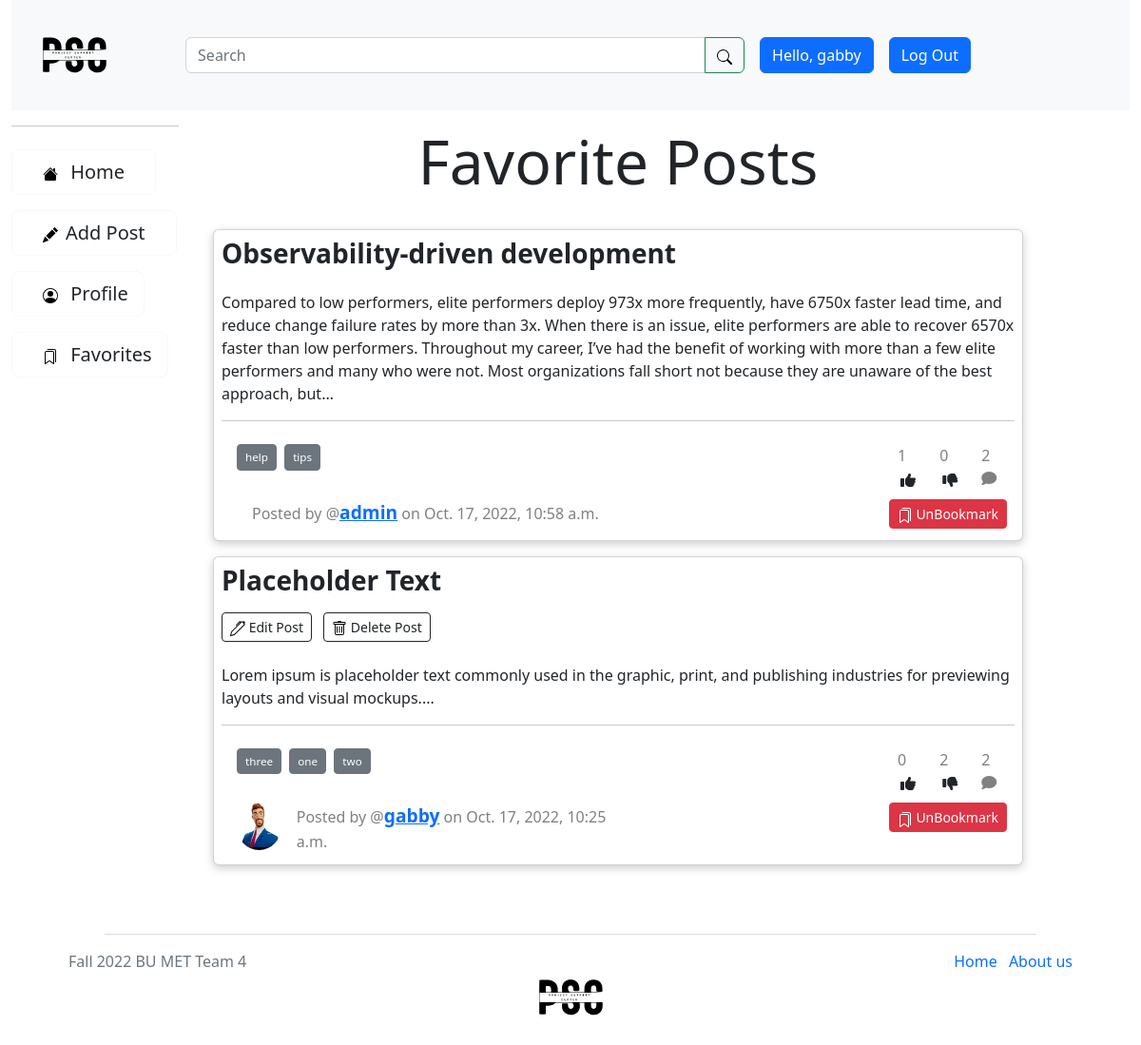
Screenshot of /profile/gabby/favorites (signed in) with the database file from the repository.
### pscmodels/models.py (models this page shows, shortened)
class User(AbstractUser):
    CATEGORY = [
        ('Student', 'Student'),
        ('Faculty', 'Faculty'),
    ]
    role = models.CharField(max_length=7, choices=CATEGORY, default='Student')
    def __str__(self):
        return self.username

class Posts(models.Model):
    CATEGORY = [
        ('TU', 'Tutorial'),
        ('BL', 'Blog'),
        ('TP', 'Tip'),
        ('AT', 'Article'),
        ('QU', 'Question'),
    ]
    creator = models.ForeignKey(settings.AUTH_USER_MODEL, on_delete=models.CASCADE)
    title = models.CharField(max_length=150)
    content = models.TextField()
    category = models.CharField(max_length=2, choices=CATEGORY, default='QU', )
    image_file = models.ImageField(upload_to='img/post/', blank=True, null=True)
    slug = models.SlugField(unique=True)
    date = models.DateTimeField(auto_now_add=True)
    upvotes = models.IntegerField(default=0)
    downvotes = models.IntegerField(default=0)
    votes = models.ManyToManyField(settings.AUTH_USER_MODEL, related_name="votes", default=None, blank=True)
    shares = models.IntegerField(default=0)
    tags = TaggableManager()
    favorites = models.ManyToManyField(settings.AUTH_USER_MODEL, related_name="favorite", default=None, blank=True)
    class Meta:
        ordering = ['-date']

class Profile(models.Model):
    user = models.OneToOneField(User, on_delete=models.CASCADE, blank=True, null=True)
    bio = models.CharField(max_length=150, blank=True, null=True)
    profile_pic = models.ImageField(default ='default_pic.jpg', upload_to='img/profile_pic/', blank=True, null=True)
    facebook_url = models.CharField(max_length=250,blank = True, null=True)
    github_url = models.CharField(max_length=250,blank = True, null=True)
    twitter_url = models.CharField(max_length=250,blank = True, null=True)
    website_url = models.CharField(max_length=250,blank = True, null=True)
    linkedin_url = models.CharField(max_length=250,blank = True, null=True)

### manageaccounts/views.py (the view)
# urls.py: path("profile/<str:username>/favorites", views.bookmark, name="bookmark"),
def bookmark(request, username):
    if request.user.is_authenticated:
        favorites = Posts.objects.filter(favorites=request.user).all()
        return render(request, "manageaccounts/favorites.html", {
            "favorites": favorites,
    })

### manageaccounts/templates/manageaccounts/favorites.html (shortened to what this page needs)
{% extends 'base.html' %}
{% block content %}
{% load static %}
<div class = 'container-fluid'>
  <div class="row align-items-center justify-content-center">
    <figure class="text-center">
      <h1 class="display-3 mt-3">Favorite Posts</h1>
  </figure>
    {% for post in favorites %}
      {% block feeds %}
        {% include 'post/feeds.html' %}
      {% endblock %}
    {% endfor %}
  </div>
  <div class="row">
    <nav aria-label="Page navigation example">
      </nav>
</div>
</div>
{% endblock %}

### templates/base.html (shortened to what this page needs)
{% load static %}
<!DOCTYPE html>
<html lang="en">
    <head>
        <link href="https://cdn.jsdelivr.net/npm/bootstrap@5.2.1/dist/css/bootstrap.min.css" rel="stylesheet">
    </head>
  <body style="min-width: 550px">
    <div class="container-fluid">
        <div class="row">
            <div class="col">
                <div class = 'container-fluid'>
                    <div class="row">
                        <nav class="navbar navbar-expand-lg bg-light">
                            <div class="col d-flex justify-content-start ps-3">
                                <a href="/"><img height="100" src="{% static 'svgs/Project-Suppo.svg' %}" alt="logo"/></a>
                            </div>
                            <form class="form-inline col-6 align-items-center" action="{% url 'search' %}" method="get">
                                <div class="input-group rounded ">
                                    <input class="form-control mr-sm-2" type="search" placeholder="Search" aria-label="Search" name="search">
                                    <button class="btn btn-outline-success my-2 my-sm-0" type="submit"><img src="{% static 'svgs/search.svg' %}" alt="search" ></button>
                                </div>
                            </form>
                            {% if user.is_authenticated %}
                            <div class="collapse navbar-collapse" id="navbarSupportedContent" data-toggle="collapse" data-target=".navbar-collapse">
                                <ul class="navbar-nav me-auto mb-2 mb-lg-0">
                                    <li class="nav-item">
                                    <a class="nav-link" href="#">
                                        <a class="btn btn-primary mb-3 ms-3" >Hello, {{ user.username}}</a>
                                    </a>
                                    </li>
                                    <li class="nav-item" >
                                        <a class="nav-link" href="#">
                                            <a id='logout' class="btn btn-primary mb-3 ms-3" href="{% url 'logout'%}" role="button">Log Out</a>
                                        </a>
                                    </li>
                                </ul>
                            </div>
                            {% endif %}
                        </nav>
                    </div>
                </div>
            </div>
        </div>
        <div class="row">
            <div class="col-2">
                <hr>
                <div class="d-flex flex-column">
                    <div class="py-2">
                        <button class="btn btn-outline-light btn-lg">
                            <div class="d-none d-lg-block">
                                <a class="text-decoration-none text-dark px-3 hidden-sm" href="{% url 'home'%}">
                                    <img class="pe-2" src="{% static 'icons/house-fill.svg' %}" alt="">
                                    Home
                                </a>
                            </div>
                        </button>
                    </div>
                    <div class="py-2">
                        <button id="addPost" class="btn btn-outline-light btn-lg">
                            <div class="d-none d-lg-block">
                                <a class="text-decoration-none text-dark px-3" href="{% url 'addProject' %}">
                                    <img class="pe-2" src="{% static 'icons/pencil-fill.svg' %}" alt="">Add Post</a>
                            </div>
                        </button>
                    </div>
                        {% if user.is_authenticated %}
                        <div class="py-2">
                            <button class="btn btn-outline-light btn-lg">
                                <div class="d-none d-lg-block">
                                    <a class="text-decoration-none text-dark ps-3" href="{% url 'profile' user.username %}">
                                        <img class="pe-2" src="{% static 'icons/person-circle.svg' %}" alt=""> Profile </a>
                                </div>
                            </button>
                        </div>
                        <div class="py-2">
                            <button class="btn btn-outline-light btn-lg">
                                <div class="d-none d-lg-block">
                                    <a id='favorites' class="text-decoration-none text-dark ps-3" href="{% url 'bookmark' user.username %}">
                                        <img class="pe-2" src="{% static 'icons/bookmarks.svg' %}" alt=""> Favorites </a>
                                </div>
                            </button>
                        </div>
                        {% endif %}
                </div>
            </div>
            <div class="col-9">
                {% block content %}
                {% endblock %}
            </div>
        </div>
        <footer class="mt-5">
            <div class="container-fluid text-secondary">
              <div class="row justify-content-center">
                <hr class="col-10">
              </div>
              <div class="row px-5">
                <div class="col-4 d-flex justify-content-start"><p>Fall 2022 BU MET Team 4</p></div>
                <div class="col-4 d-flex justify-content-center"><img height="100" src="{% static 'svgs/Project-Suppo.svg' %}" alt="logo"/></div>
                <div class="col-4 d-flex justify-content-end">
                  <div style="list-style: none">
                    <span><a style="text-decoration: none; padding-left:8px" href="#">Home</a></span>
                    <span><a style="text-decoration: none; padding-left:8px" href="{% url 'aboutUs' %}">About us</a></span>
                  </div>
                </div>
              </div>
            </div>
        </footer>
    </div>
</body>
</html>

### post/templates/post/feeds.html (shortened to what this page needs)
{% block feeds %}
{% load static %}
<div id="post" >
    <div class="card bg-white p-2 my-2" style="box-shadow: 0 3px 10px rgb(0 0 0 / 0.2);">
      <h3 class="card-title" >
        <a class="text-dark" data-bs-toggle="tooltip" data-bs-title="click to view post" style="text-decoration: none;" href="{% url 'postDetail' post.pk %}">
            <strong id="post_title">{{ post.title}}</strong>
        </a>
    </h3>
      {% if user == post.creator %}
      <div>
        <a href="{% url 'editPost' post.pk %}" class="btn btn-outline-dark btn-sm my-2 me-2">
          <img src="{% static 'svgs/pen.svg' %}" /> Edit Post
        </a>
        <a class="btn btn-outline-dark btn-sm my-2 me-2" data-bs-toggle="modal" data-bs-target="#exampleModal">
          <img src="{% static 'svgs/trash.svg' %}" /> Delete Post
        </a>
      </div>
      {% endif %}
      <div id="post_content" style="padding-left:0px; padding-top: 15px;">{{ post.content|slice:":450"|safe}}...</div>
      <hr>
      <div class = "container m-1" style="color:gray; min-width: -webkit-fill-available;">
        <div class="row">
          <div class="col-10">
            {% for tag in post.tags.all %}
            <a class="btn btn-secondary btn-sm post_tag me-1 mt-1" href="{% url 'tagged' tag.slug %}" role="button"><div style="font-size: smaller;">{{ tag.name }}</div></a>
            {% endfor %}
          </div>
          <div class="col mt-1">
            <div class="d-flex justify-content-end ">
              <div class="pr-2">
                <span id="i_like_this"><span id="up-{{post.id}}">{{post.upvotes}}</span></span>
                <a {% if request.user.is_authenticated %}
                  class="btn btn-link text-dark p-0 border-0 btn-outline-light thumbaction" {% else %}
                  href="#" class="btn btn-link text-dark p-0 border-0 btn-outline-light"
                  {% endif %} value="thumbsup" data-value="{{post.id}}" data-toggle="tooltip" title="I like this" role="button">
                  <span style="padding:3px"><i id="thumbsup" width="1.4em" height="1.4em" class="fa fa-thumbs-up"></i></span>
                </a>
              </div>
              <div class="pr-2" style="padding-left:12px">
                <span id="down-{{post.id}}">{{post.downvotes}}</span>
                <a {% if request.user.is_authenticated %}
                  class="btn btn-link text-dark p-0 border-0 btn-outline-light thumbaction" {% else %}
                  href="#" class="btn btn-link text-dark p-0 border-0 btn-outline-light"
                  {% endif %} value="thumbsdown" data-value="{{post.id}}" data-toggle="tooltip" title="I dont like this" role="button">
                  <span style="padding:3px"><i id="thumbsdown" width="1.4em" height="1.4em" class="fa fa-thumbs-down"></i></span>
                </a>
              </div>
              <div class="pr-2" style="padding-left:12px">
                <span>{{post.comments.count}}</span>
                <span><i class="fa fa-comment"></i></span>
              </div>
            </div>
          </div>
        </div>
        <div class="row mt-2">
          <div class="col">
            <div class="d-flex justify-content-start">
              {% if post.creator.profile.profile_pic %}
              <img
                src="{{ post.creator.profile.profile_pic.url }}"
                class="rounded-circle"
                height=50
                width=50
                alt="Avatar"
                loading="lazy"
              />
              {% endif %}
              <div class="d-flex align-items-center w-100 ps-3">
                <div class="w-100" id="post-footer">
                    Posted by @<b style="font-size: 1.2em"><a id="post_author" href="{% url 'profile' post.creator %}">{{ post.creator }}</a></b> on {{ post.date }}
                </div>
              </div>
            </div>
          </div>
          <div class="col">
            {% if user.is_authenticated %}
            <div class="d-flex justify-content-end">
              <div class="pr-2" style="padding-left:12px">
                <span>
                  {% if user in post.favorites.all %}
                    <a type="button" class="btn btn-danger btn-sm" href="{% url 'favoritePost' post.pk %}">
                      UnBookmark
                    </a>
                  {% endif %}
                </span>
              </div>
            </div>
            {% endif%}
          </div>
        </div>
      </div>
    </div>
</div>
{% endblock %}

### rows the page displays
User: username "gabby"
Posts: title "Observability-driven development", content "Compared to low performers, elite performers deploy 973x more frequently, have 6750x faster lead time, and reduce change failure rates by more than 3x. When there is an issue, elite performers are able to recover 6570x faster than low performers. Throughout my career, I’ve had the benefit of working with more than a few elite performers and many who were not. Most organizations fall short not because they are unaware of the best approach, but", upvotes "1", downvotes "0", comments.count "2", creator "admin", date "Oct. 17, 2022, 10:58 a.m.", shows "UnBookmark"
Tag: name "help"
Tag: name "tips"
Posts: title "Placeholder Text", content "Lorem ipsum is placeholder text commonly used in the graphic, print, and publishing industries for previewing layouts and visual mockups.", upvotes "0", downvotes "2", comments.count "2", creator.profile.profile_pic (picture), creator "gabby", date "Oct. 17, 2022, 10:25 a.m.", shows "UnBookmark"
Tag: name "three"
Tag: name "one"
Tag: name "two"
